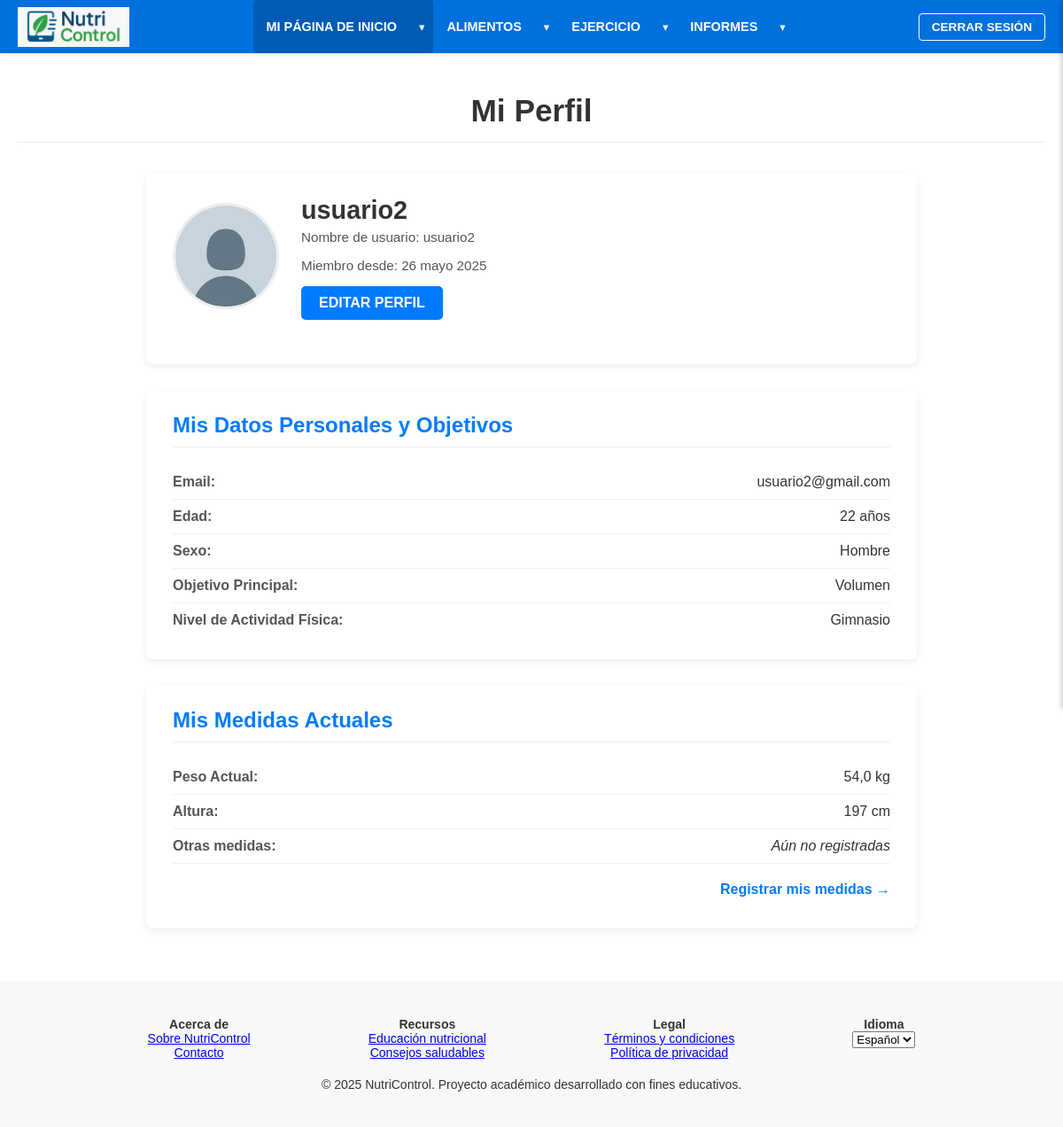
Before: /perfil/ (signed in) with the older database file.
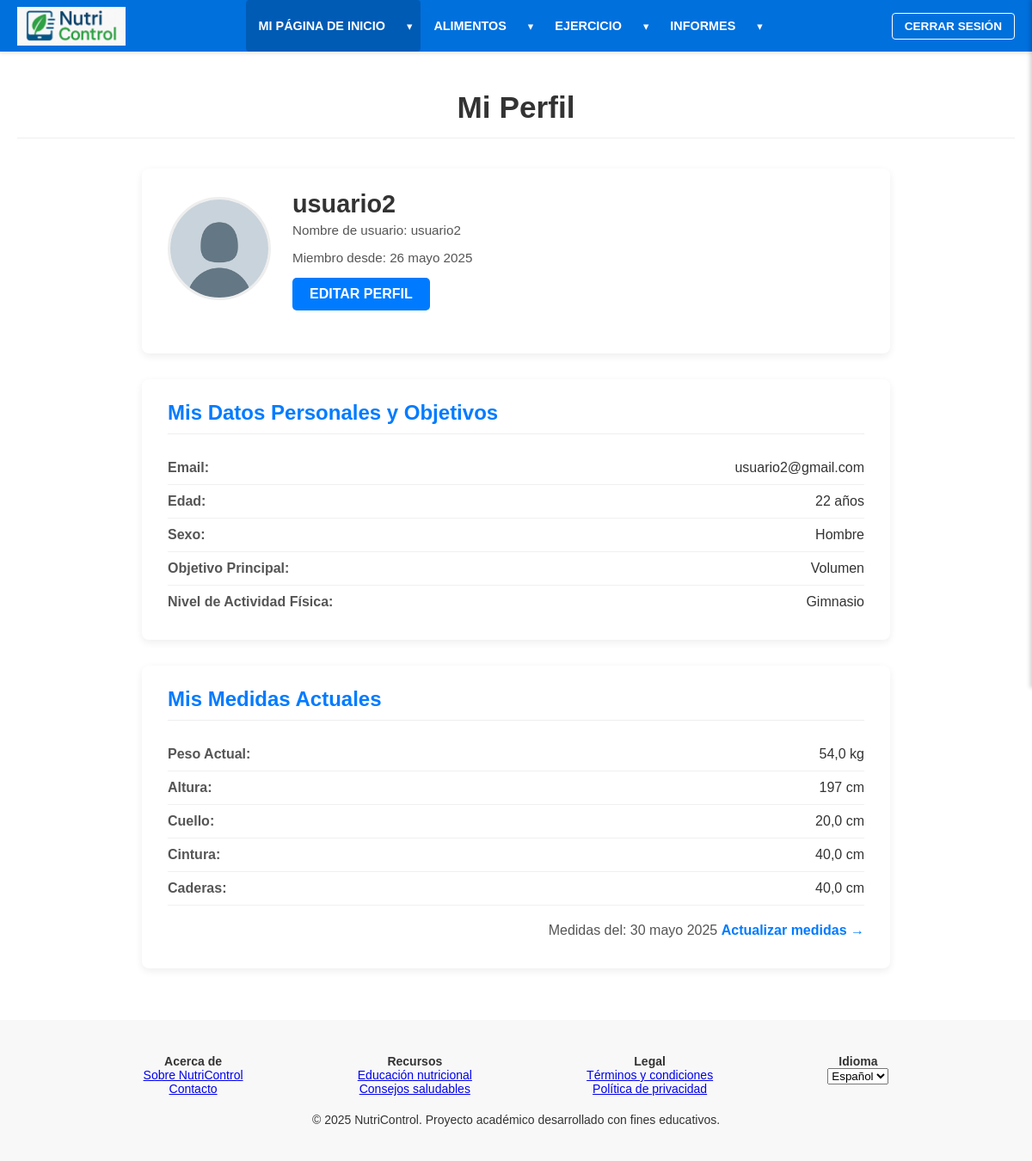
After: the same page with the newer database file.
### base/models.py (models this page shows, shortened)
class MedidaCorporal(models.Model):
    usuario = models.ForeignKey(settings.AUTH_USER_MODEL, on_delete=models.CASCADE, verbose_name=_("Usuario"))
    fecha = models.DateField(verbose_name=_("Fecha de medición"), default=timezone.now)
    peso = models.FloatField(verbose_name=_("Peso (kg)"), null=True, blank=True, help_text=_("Tu peso en kilogramos, ej: 70.5"))
    cuello = models.FloatField(verbose_name=_("Medida de cuello (cm)"), null=True, blank=True, help_text=_("Circunferencia en centímetros"))
    cintura = models.FloatField(verbose_name=_("Medida de cintura (cm)"), null=True, blank=True, help_text=_("Circunferencia en centímetros, a la altura del ombligo"))
    caderas = models.FloatField(verbose_name=_("Medida de caderas (cm)"), null=True, blank=True, help_text=_("Circunferencia en la parte más ancha"))
    class Meta:
        verbose_name = _("Medida Corporal")
        verbose_name_plural = _("Medidas Corporales")
        ordering = ['usuario', '-fecha']
        unique_together = ('usuario', 'fecha')

### base/views.py (the view)
# urls.py: path('perfil/', views.ver_perfil, name='ver_perfil'),
@login_required
def ver_perfil(request):
    usuario = request.user
    ultimas_medidas = MedidaCorporal.objects.filter(usuario=usuario).order_by('-fecha').first()
    context = {
        'usuario_perfil': usuario, 'ultimas_medidas': ultimas_medidas,
        'active_section': 'dashboard', 'active_subsection': 'ver_perfil'
    }
    return render(request, 'perfil.html', context)

### base/templates/perfil.html (shortened to what the changed rows need)
{% extends "base.html" %}
{% load static i18n %}
{% block content %}
<div class="page-header"><h1>{% trans "Mi Perfil" %}</h1></div>
<div class="perfil-container">
    <section class="perfil-card">
        <div class="perfil-header">
            <div class="perfil-info">
                <h1>{{ usuario_perfil.first_name|default:usuario_perfil.username }}</h1>
            </div>
        </div>
    </section>
    <section class="perfil-card">
        <h2>{% trans "Mis Datos Personales y Objetivos" %}</h2>
    </section>
    <section class="perfil-card">
        <h2>{% trans "Mis Medidas Actuales" %}</h2>
        <ul class="medidas-lista">
            {% if ultimas_medidas %}
                {% if ultimas_medidas.cuello is not None %}<li><span class="label">{% trans "Cuello:" %}</span> <span class="value">{{ ultimas_medidas.cuello|floatformat:"1" }} cm</span></li>{% endif %}
                {% if ultimas_medidas.cintura is not None %}<li><span class="label">{% trans "Cintura:" %}</span> <span class="value">{{ ultimas_medidas.cintura|floatformat:"1" }} cm</span></li>{% endif %}
                {% if ultimas_medidas.caderas is not None %}<li><span class="label">{% trans "Caderas:" %}</span> <span class="value">{{ ultimas_medidas.caderas|floatformat:"1" }} cm</span></li>{% endif %}
                <li class="link-registrar-li">
                    <div class="link-registrar">
                        <span class="label" style="margin-right:auto; font-weight:normal; color:#555;">{% trans "Medidas del" %}: {{ ultimas_medidas.fecha|date:"j F Y" }}</span>
                        <a href="{% url 'registrar_medidas' %}">{% trans "Actualizar medidas" %} &rarr;</a>
                    </div>
                </li>
            {% else %}
                <li><span class="label">{% trans "Otras medidas:" %}</span> <span class="value no-data">{% trans "Aún no registradas" %}</span></li>
                <li class="link-registrar-li">
                     <div class="link-registrar">
                        <a href="{% url 'registrar_medidas' %}">{% trans "Registrar mis medidas" %} &rarr;</a>
                    </div>
                </li>
            {% endif %}
        </ul>
    </section>
</div>
{% endblock %}

Changed rows visible on the page:
added MedidaCorporal: cuello "20,0", cintura "40,0", caderas "40,0", fecha "30 mayo 2025"
Other visible differences:
text no longer shown: "Otras medidas: Aún no registradas Registrar mis medidas"
text now shown: "Cuello: cm Cintura: cm Caderas: cm Medidas del : Actualizar medidas"
